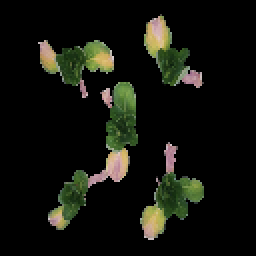
#> input picture Pretreatment_test/048.png, 128 x 128 px, found by its file name (shown 2 times larger)
$ jupyter execute --allow-errors '배경 제거 (1).ipynb'   (shell and % lines are left out)
#> lines starting #> are read from the running program, lines starting #| are printed output that depends on the picture; after the words box and inside, x2 and y2 are one past the last pixel; in counts of white or black regions, pixels touching at a corner belong together
[cell 1]
import cv2
import numpy as np
import matplotlib.pyplot as plt
import os
import pandas as pd

[cell 2]
ori_img = cv2.imread("C:\\Users\\beomh\\Desktop\\test\\014.png")
#> (the rest of this cell did not finish here and is left out)

#> (a cell that did not finish here is left out)

#> (a cell that did not finish here is left out)

### 배경 제거

HSV를 이용한 배경 제거 (실행하면 보여짐)

[cell 5]
ori_img = cv2.imread("C:\\Users\\beomh\\Desktop\\test\\048.png")
#> ori_img is the input picture: shape (128, 128, 3); mean B, G, R 12.6, 19.1, 17.7
img = cv2.resize(ori_img, (700, 700))
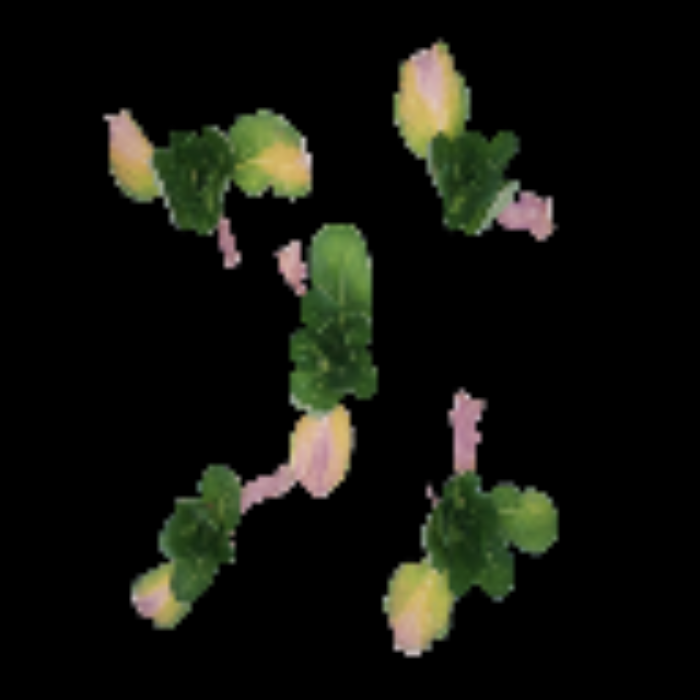
#> img: shape (700, 700, 3); mean B, G, R 12.5, 19.1, 17.7


lower_green = (0, 0, 0)
upper_green = (90, 255, 255)

img_hsv = cv2.cvtColor(img, cv2.COLOR_BGR2HSV)
#> img_hsv: shape (700, 700, 3); mean H, S, V 10.4, 20, 20.6
img_mask = cv2.inRange(img_hsv, lower_green, upper_green)
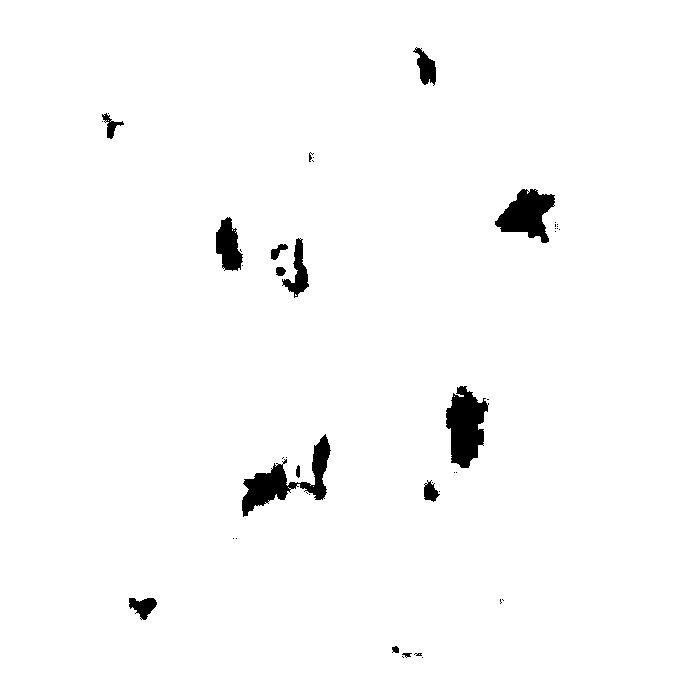
#> img_mask: shape (700, 700); 98% white; 45 black regions (30 under 20 px), largest, box (x1, y1, x2, y2) and area: (242, 434, 331, 517) 2310, (446, 386, 489, 468) 2267, (495, 189, 555, 243) 1846
img_result = cv2.bitwise_and(img, img, mask=img_mask)

lower_pupple = (155, 0, 0)
upper_pupple = (180, 255, 255)

img_hsv2 = cv2.cvtColor(img, cv2.COLOR_BGR2HSV)
img_mask2 = cv2.inRange(img_hsv2, lower_pupple, upper_pupple)
#> img_mask2: shape (700, 700); 1.9% white; 33 white regions (18 under 20 px), largest, box (x1, y1, x2, y2) and area: (242, 434, 331, 517) 2274, (446, 386, 489, 468) 2239, (495, 189, 555, 243) 1826
img_result2 = cv2.bitwise_and(img, img, mask=img_mask2)
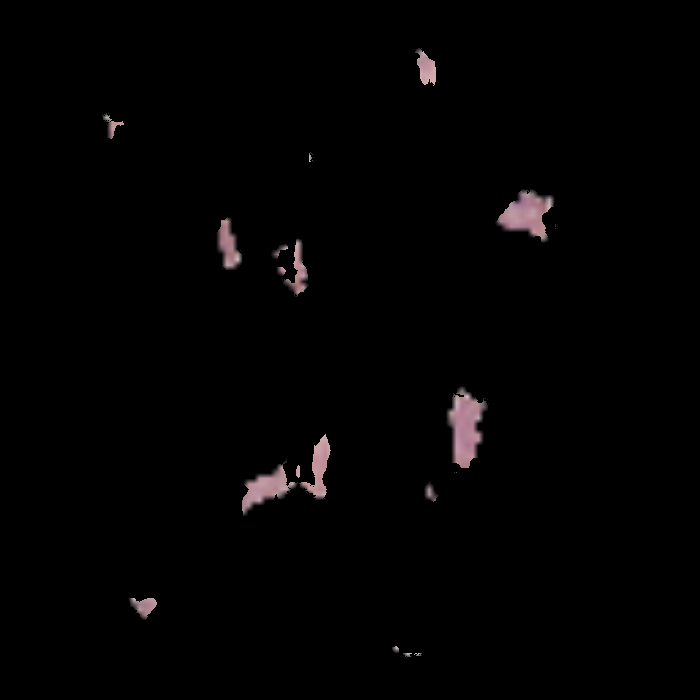
#> img_result2: shape (700, 700, 3); mean B, G, R 2.3, 2.2, 2.8


img_final = img_result + img_result2

img_final_mask = cv2.inRange(img_final, (240,240,240), (255,255,255))
#> img_final_mask: shape (700, 700); every value is 0
img_final_result = cv2.bitwise_not(img_final, img_final, mask=img_final_mask)

cv2.imshow("img_final_result",img_final_result)
cv2.imshow("orignal",img)
cv2.waitKey()
cv2.destroyAllWindows()
